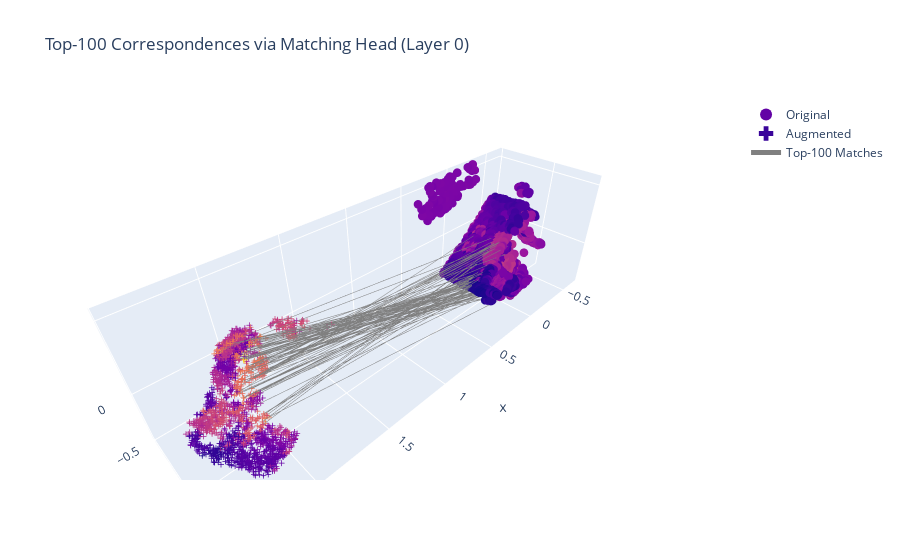

Here is the notebook cell this chart was saved with:
### Markdown cell above
# Visualize features and matches

### Code cell
import os
import random
import torch
import numpy as np
import open3d as o3d
import plotly.graph_objects as go
from model.model import Backbone
from model.matcher import MatchingHead
from utils.config import get_default_cfg

# ----------------------------
#        Load Config
# ----------------------------
cfg = get_default_cfg()
device = torch.device("cuda" if torch.cuda.is_available() else "cpu")
layer_id = 0

# ----------------------------
#         Load Models
# ----------------------------
encoder = Backbone(cfg).to(device)
ckpt = torch.load("simclr_encoder_curvature_weighted.pth", map_location=device)
encoder.load_state_dict(ckpt["encoder"])
encoder.eval()

matching_head = MatchingHead().to(device)
matching_head.eval()

# ----------------------------
#   Randomly Load a PLY File
# ----------------------------
ply_folder = "data/ply"
ply_files = [f for f in os.listdir(ply_folder) if f.endswith(".ply")]
random_file = random.choice(ply_files)
ply_path = os.path.join(ply_folder, random_file)
print(f"Selected file: {random_file}")

pcd = o3d.io.read_point_cloud(ply_path)
points_np = np.asarray(pcd.points, dtype=np.float32)
colors_np = np.asarray(pcd.colors, dtype=np.float32)

# ----------------------------
#  Normalize & Sample Function
# ----------------------------
def normalize_points(points):
    centroid = np.mean(points, axis=0)
    points -= centroid
    scale = np.max(np.linalg.norm(points, axis=1))
    return points / scale

def normalize_then_sample(points_np, colors_np, num_points):
    normalized_xyz = normalize_points(points_np)
    idxs = np.random.choice(len(points_np), num_points, replace=len(points_np) < num_points)
    return np.concatenate([normalized_xyz[idxs], colors_np[idxs]], axis=1)

original_input = normalize_then_sample(points_np, colors_np, cfg.num_point)

# ----------------------------
#         Augmentation
# ----------------------------
def augment_with_crop(xyzrgb, crop_ratio=0.9):
    xyz, color = xyzrgb[:, :3], xyzrgb[:, 3:]

    crop_axis = np.random.choice(3)
    min_val, max_val = np.min(xyz[:, crop_axis]), np.max(xyz[:, crop_axis])
    crop_threshold = np.random.uniform(min_val, max_val)
    mask = xyz[:, crop_axis] < crop_threshold

    if np.sum(mask) < 512:
        sorted_idx = np.argsort(xyz[:, crop_axis])
        mask = np.zeros(len(xyz), dtype=bool)
        mask[sorted_idx[:int(crop_ratio * len(xyz))]] = True

    xyz, color = xyz[mask], color[mask]

    idxs = np.random.choice(len(xyz), cfg.num_point, replace=len(xyz) < cfg.num_point)
    xyz, color = xyz[idxs], color[idxs]

    angles = np.random.uniform(0, 2 * np.pi, size=3)
    Rx = np.array([[1, 0, 0], [0, np.cos(angles[0]), -np.sin(angles[0])], [0, np.sin(angles[0]), np.cos(angles[0])]])
    Ry = np.array([[np.cos(angles[1]), 0, np.sin(angles[1])], [0, 1, 0], [-np.sin(angles[1]), 0, np.cos(angles[1])]])
    Rz = np.array([[np.cos(angles[2]), -np.sin(angles[2]), 0], [np.sin(angles[2]), np.cos(angles[2]), 0], [0, 0, 1]])
    xyz = xyz @ (Rx @ Ry @ Rz).T + np.random.normal(scale=0.01, size=xyz.shape)

    return np.concatenate([xyz, color], axis=1)

augmented_input = augment_with_crop(original_input)

# ----------------------------
#         Model Forward
# ----------------------------
original_tensor = torch.from_numpy(original_input).unsqueeze(0).to(device)
augmented_tensor = torch.from_numpy(augmented_input.astype(np.float32)).unsqueeze(0).to(device)

with torch.no_grad():
    _, orig_feats = encoder(original_tensor)
    _, aug_feats = encoder(augmented_tensor)

f1 = orig_feats[layer_id][1].squeeze(0).cpu().numpy()
f2 = aug_feats[layer_id][1].squeeze(0).cpu().numpy()
coords1 = orig_feats[layer_id][0].squeeze(0).cpu().numpy()
coords2 = aug_feats[layer_id][0].squeeze(0).cpu().numpy()

# ----------------------------
#         Matching
# ----------------------------
f1_tensor = torch.from_numpy(f1).unsqueeze(0).to(device)
f2_tensor = torch.from_numpy(f2).unsqueeze(0).to(device)

with torch.no_grad():
    soft_corr, _ = matching_head(f1_tensor, f2_tensor)
    soft_corr = soft_corr.squeeze(0)

top_idx = torch.argmax(soft_corr, dim=1).cpu().numpy()

# ----------------------------
#         Visualization
# ----------------------------
k = 100
significance_1 = np.linalg.norm(f1, axis=1)
significance_2 = np.linalg.norm(f2, axis=1)
top_k_idx = np.argsort(significance_1)[-k:]

coords2_offset = coords2.copy()
coords2_offset[:, 0] += 2

lines_x, lines_y, lines_z = [], [], []
for idx in top_k_idx:
    p1, p2 = coords1[idx], coords2_offset[top_idx[idx]]
    lines_x += [p1[0], p2[0], None]
    lines_y += [p1[1], p2[1], None]
    lines_z += [p1[2], p2[2], None]

fig = go.Figure()
fig.add_trace(go.Scatter3d(x=coords1[:, 0], y=coords1[:, 1], z=coords1[:, 2],
    mode='markers', marker=dict(size=3, color=significance_1, colorscale='plasma'), name='Original'))
fig.add_trace(go.Scatter3d(x=coords2_offset[:, 0], y=coords2_offset[:, 1], z=coords2_offset[:, 2],
    mode='markers', marker=dict(size=3, color=significance_2, colorscale='plasma', symbol='cross'), name='Augmented'))
fig.add_trace(go.Scatter3d(x=lines_x, y=lines_y, z=lines_z,
    mode='lines', line=dict(color='gray', width=1), name=f'Top-{k} Matches'))

fig.update_layout(
    title=f"Top-{k} Correspondences via Matching Head (Layer {layer_id})",
    scene=dict(aspectmode='data'),
    legend=dict(itemsizing='constant')
)
fig.show()

### Figure 1 — Plotly figure (JSON) as saved in the notebook; plotly's stock layout.template omitted (floating-point values rounded to 4 significant figures; data arrays with more than 128 entries replaced by an {"elided": "..."} marker saying what was removed)
{"data": [{"marker": {"color": {"elided": "2048 float values"}, "colorscale": [[0, "#0d0887"], [0.1111, "#46039f"], [0.2222, "#7201a8"], [0.3333, "#9c179e"], [0.4444, "#bd3786"], [0.5556, "#d8576b"], [0.6667, "#ed7953"], [0.7778, "#fb9f3a"], [0.8889, "#fdca26"], [1, "#f0f921"]], "size": 3}, "mode": "markers", "name": "Original", "type": "scatter3d", "x": {"elided": "2048 float values"}, "y": {"elided": "2048 float values"}, "z": {"elided": "2048 float values"}}, {"marker": {"color": {"elided": "2048 float values"}, "colorscale": [[0, "#0d0887"], [0.1111, "#46039f"], [0.2222, "#7201a8"], [0.3333, "#9c179e"], [0.4444, "#bd3786"], [0.5556, "#d8576b"], [0.6667, "#ed7953"], [0.7778, "#fb9f3a"], [0.8889, "#fdca26"], [1, "#f0f921"]], "size": 3, "symbol": "cross"}, "mode": "markers", "name": "Augmented", "type": "scatter3d", "x": {"elided": "2048 float values"}, "y": {"elided": "2048 float values"}, "z": {"elided": "2048 float values"}}, {"line": {"color": "gray", "width": 1}, "mode": "lines", "name": "Top-100 Matches", "type": "scatter3d", "x": {"elided": "300 float values"}, "y": {"elided": "300 float values"}, "z": {"elided": "300 float values"}}], "layout": {"legend": {"itemsizing": "constant"}, "scene": {"aspectmode": "data"}, "title": {"text": "Top-100 Correspondences via Matching Head (Layer 0)"}}}
